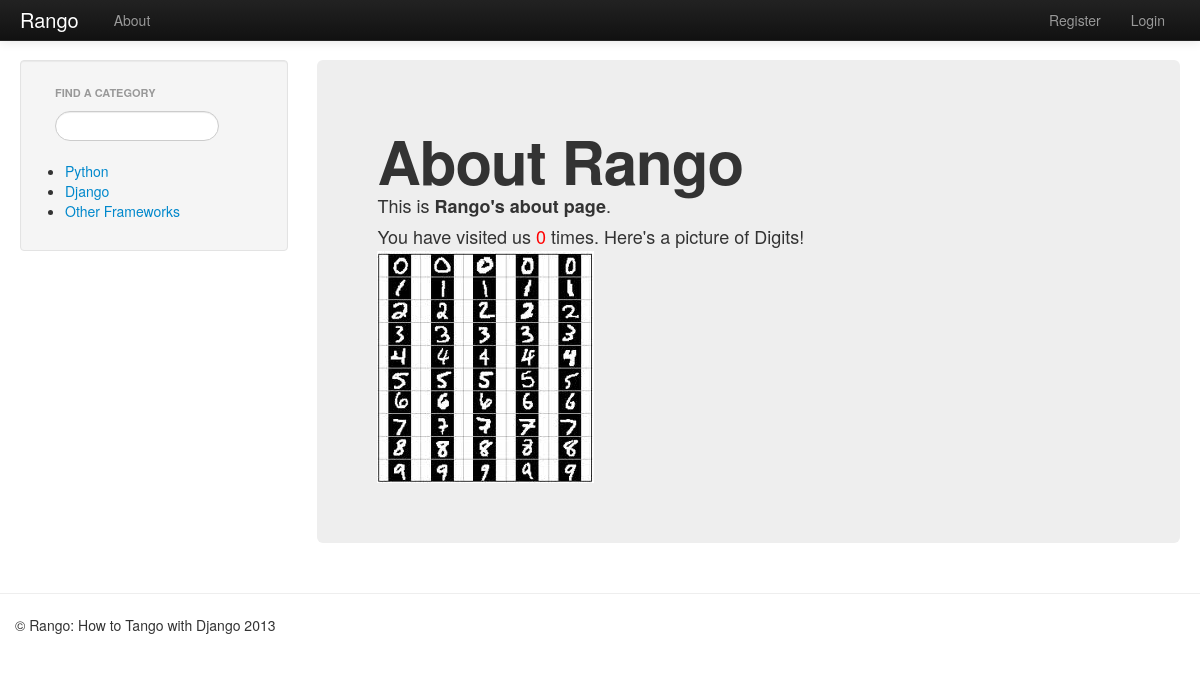
The app's page /rango/about/ with its own data.
### rango/models.py (models this page shows, shortened)
class Category(models.Model):
    name = models.CharField(max_length=128, unique=True)
    views = models.IntegerField(default=0)
    likes = models.IntegerField(default=0)
    url = models.CharField(max_length=128)

### rango/views.py (the view)
def about(request):
    context = RequestContext(request)
    visits = request.session.get('visits', 0)
    context_dict = {'itmessage': "I am italian font from the context", 'visits': visits, 'cat_list': get_category_list()}
    return render_to_response('rango/about.html', context_dict, context)

### rango/views.py (called while the page is built)
def get_category_list(max_results=0, starts_with=''):
    cat_list = []
    if starts_with:
        cat_list = Category.objects.filter(name__startswith=starts_with)
    else:
        cat_list = Category.objects.all()
    if max_results > 0:
        if len(cat_list) > max_results:
            cat_list = cat_list[:max_results]
    """
    for cat in cat_list:
        cat.url = encode_url(cat.name)
    """
    return cat_list

### templates/rango/about.html (shortened to what this page needs)
{% extends 'rango/base.html' %}
{% block body_block %}
  <div class="hero-unit">
  <h1>About Rango</h1>
  This is <strong>Rango's about page</strong>.<br />
  You have visited us <span style="color:red">{{ visits }}</span> times.
  Here's a picture of Digits!<br />
  {% load static %}
  <img src="{% static "digits.jpg" %}" alt="Picture of Digits"></img>
  </div>
{% endblock %}

### templates/rango/category_list.html
  {% if cat_list %}
  <ul>
    {% for category in cat_list %}
    <li> <a href="/rango/category/{{ category.url }}">{{ category.name }}</a></li>
    {% endfor %}
  </ul>
  {% else %}
    <strong>No categories at present.</strong>
  {% endif %}

### records on screen
Category: name "Python"
Category: name "Django"
Category: name "Other Frameworks"

### other values on screen
{{ visits }} "0"
